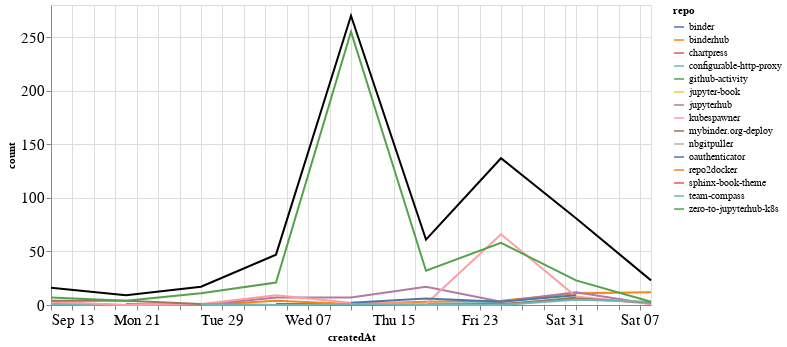

The cell this chart's notebook holds for it:
### Markdown cell above
## Comments

### Code cell
comments_time = comments.groupby('repo').resample('W', on='createdAt').count()['author'].reset_index()
comments_time = comments_time.rename(columns={'author': 'count'})
comments_time_total = comments_time.groupby('createdAt').agg({"count": "sum"}).reset_index()
ch1 = alt.Chart(comments_time, width=600).mark_line().encode(
    x='createdAt',
    y='count',
    color='repo',
    tooltip="repo"
)

ch2 = alt.Chart(comments_time_total, width=600).mark_line(color="black").encode(
    x='createdAt',
    y='count',
)

ch1 + ch2

### Figure 1 — Vega-Lite specification as saved in the notebook (floating-point values rounded to 4 significant figures)
{"config": {"axisLeft": {"labelFontSize": 15}, "axisBottom": {"labelFontSize": 15}}, "layer": [{"data": {"name": "data-29c5e08b58ae4009f700bb90551a7f9b"}, "mark": "line", "encoding": {"color": {"type": "nominal", "field": "repo"}, "tooltip": {"type": "nominal", "field": "repo"}, "x": {"type": "temporal", "field": "createdAt"}, "y": {"type": "quantitative", "field": "count"}}, "width": 600}, {"data": {"name": "data-219106eebb6dd1e0ad004cb71c6d06fe"}, "mark": {"type": "line", "color": "black"}, "encoding": {"x": {"type": "temporal", "field": "createdAt"}, "y": {"type": "quantitative", "field": "count"}}, "width": 600}], "$schema": "https://vega.github.io/schema/vega-lite/v4.8.1.json", "datasets": {"data-29c5e08b58ae4009f700bb90551a7f9b": [{"repo": "binder", "createdAt": "2020-10-04T00:00:00", "count": 1}, {"repo": "binder", "createdAt": "2020-10-11T00:00:00", "count": 1}, {"repo": "binder", "createdAt": "2020-10-18T00:00:00", "count": 1}, {"repo": "binderhub", "createdAt": "2020-09-13T00:00:00", "count": 1}, {"repo": "binderhub", "createdAt": "2020-09-20T00:00:00", "count": 0}, {"repo": "binderhub", "createdAt": "2020-09-27T00:00:00", "count": 0}, {"repo": "binderhub", "createdAt": "2020-10-04T00:00:00", "count": 4}, {"repo": "binderhub", "createdAt": "2020-10-11T00:00:00", "count": 1}, {"repo": "binderhub", "createdAt": "2020-10-18T00:00:00", "count": 3}, {"repo": "binderhub", "createdAt": "2020-10-25T00:00:00", "count": 4}, {"repo": "binderhub", "createdAt": "2020-11-01T00:00:00", "count": 11}, {"repo": "binderhub", "createdAt": "2020-11-08T00:00:00", "count": 12}, {"repo": "chartpress", "createdAt": "2020-11-08T00:00:00", "count": 1}, {"repo": "configurable-http-proxy", "createdAt": "2020-09-13T00:00:00", "count": 1}, {"repo": "configurable-http-proxy", "createdAt": "2020-09-20T00:00:00", "count": 0}, {"repo": "configurable-http-proxy", "createdAt": "2020-09-27T00:00:00", "count": 0}, {"repo": "configurable-http-proxy", "createdAt": "2020-10-04T00:00:00", "count": 0}, {"repo": "configurable-http-proxy", "createdAt": "2020-10-11T00:00:00", "count": 0}, {"repo": "configurable-http-proxy", "createdAt": "2020-10-18T00:00:00", "count": 1}, {"repo": "configurable-http-proxy", "createdAt": "2020-10-25T00:00:00", "count": 2}, {"repo": "github-activity", "createdAt": "2020-10-11T00:00:00", "count": 1}, {"repo": "github-activity", "createdAt": "2020-10-18T00:00:00", "count": 0}, {"repo": "github-activity", "createdAt": "2020-10-25T00:00:00", "count": 0}, {"repo": "github-activity", "createdAt": "2020-11-01T00:00:00", "count": 7}, {"repo": "jupyter-book", "createdAt": "2020-10-04T00:00:00", "count": 2}, {"repo": "jupyterhub", "createdAt": "2020-09-20T00:00:00", "count": 1}, {"repo": "jupyterhub", "createdAt": "2020-09-27T00:00:00", "count": 0}, {"repo": "jupyterhub", "createdAt": "2020-10-04T00:00:00", "count": 7}, {"repo": "jupyterhub", "createdAt": "2020-10-11T00:00:00", "count": 7}, {"repo": "jupyterhub", "createdAt": "2020-10-18T00:00:00", "count": 17}, {"repo": "jupyterhub", "createdAt": "2020-10-25T00:00:00", "count": 3}, {"repo": "jupyterhub", "createdAt": "2020-11-01T00:00:00", "count": 12}, {"repo": "jupyterhub", "createdAt": "2020-11-08T00:00:00", "count": 1}, {"repo": "kubespawner", "createdAt": "2020-09-13T00:00:00", "count": 3}, {"repo": "kubespawner", "createdAt": "2020-09-20T00:00:00", "count": 0}, {"repo": "kubespawner", "createdAt": "2020-09-27T00:00:00", "count": 1}, {"repo": "kubespawner", "createdAt": "2020-10-04T00:00:00", "count": 9}, {"repo": "kubespawner", "createdAt": "2020-10-11T00:00:00", "count": 2}, {"repo": "kubespawner", "createdAt": "2020-10-18T00:00:00", "count": 1}, {"repo": "kubespawner", "createdAt": "2020-10-25T00:00:00", "count": 66}, {"repo": "kubespawner", "createdAt": "2020-11-01T00:00:00", "count": 8}, {"repo": "kubespawner", "createdAt": "2020-11-08T00:00:00", "count": 1}, {"repo": "mybinder.org-deploy", "createdAt": "2020-09-13T00:00:00", "count": 4}, {"repo": "mybinder.org-deploy", "createdAt": "2020-09-20T00:00:00", "count": 4}, {"repo": "mybinder.org-deploy", "createdAt": "2020-09-27T00:00:00", "count": 1}, {"repo": "mybinder.org-deploy", "createdAt": "2020-10-04T00:00:00", "count": 0}, {"repo": "mybinder.org-deploy", "createdAt": "2020-10-11T00:00:00", "count": 0}, {"repo": "mybinder.org-deploy", "createdAt": "2020-10-18T00:00:00", "count": 0}, {"repo": "mybinder.org-deploy", "createdAt": "2020-10-25T00:00:00", "count": 1}, {"repo": "mybinder.org-deploy", "createdAt": "2020-11-01T00:00:00", "count": 6}, {"repo": "mybinder.org-deploy", "createdAt": "2020-11-08T00:00:00", "count": 2}, {"repo": "nbgitpuller", "createdAt": "2020-10-04T00:00:00", "count": 3}, {"repo": "oauthenticator", "createdAt": "2020-10-11T00:00:00", "count": 2}, {"repo": "oauthenticator", "createdAt": "2020-10-18T00:00:00", "count": 6}, {"repo": "oauthenticator", "createdAt": "2020-10-25T00:00:00", "count": 3}, {"repo": "oauthenticator", "createdAt": "2020-11-01T00:00:00", "count": 9}, {"repo": "repo2docker", "createdAt": "2020-09-27T00:00:00", "count": 1}, {"repo": "sphinx-book-theme", "createdAt": "2020-09-27T00:00:00", "count": 2}, {"repo": "team-compass", "createdAt": "2020-09-27T00:00:00", "count": 1}, {"repo": "team-compass", "createdAt": "2020-10-04T00:00:00", "count": 0}, {"repo": "team-compass", "createdAt": "2020-10-11T00:00:00", "count": 1}, {"repo": "team-compass", "createdAt": "2020-10-18T00:00:00", "count": 0}, {"repo": "team-compass", "createdAt": "2020-10-25T00:00:00", "count": 0}, {"repo": "team-compass", "createdAt": "2020-11-01T00:00:00", "count": 5}, {"repo": "team-compass", "createdAt": "2020-11-08T00:00:00", "count": 3}, {"repo": "zero-to-jupyterhub-k8s", "createdAt": "2020-09-13T00:00:00", "count": 7}, {"repo": "zero-to-jupyterhub-k8s", "createdAt": "2020-09-20T00:00:00", "count": 4}, {"repo": "zero-to-jupyterhub-k8s", "createdAt": "2020-09-27T00:00:00", "count": 11}, {"repo": "zero-to-jupyterhub-k8s", "createdAt": "2020-10-04T00:00:00", "count": 21}, {"repo": "zero-to-jupyterhub-k8s", "createdAt": "2020-10-11T00:00:00", "count": 255}, {"repo": "zero-to-jupyterhub-k8s", "createdAt": "2020-10-18T00:00:00", "count": 32}, {"repo": "zero-to-jupyterhub-k8s", "createdAt": "2020-10-25T00:00:00", "count": 58}, {"repo": "zero-to-jupyterhub-k8s", "createdAt": "2020-11-01T00:00:00", "count": 23}, {"repo": "zero-to-jupyterhub-k8s", "createdAt": "2020-11-08T00:00:00", "count": 3}], "data-219106eebb6dd1e0ad004cb71c6d06fe": [{"createdAt": "2020-09-13T00:00:00", "count": 16}, {"createdAt": "2020-09-20T00:00:00", "count": 9}, {"createdAt": "2020-09-27T00:00:00", "count": 17}, {"createdAt": "2020-10-04T00:00:00", "count": 47}, {"createdAt": "2020-10-11T00:00:00", "count": 270}, {"createdAt": "2020-10-18T00:00:00", "count": 61}, {"createdAt": "2020-10-25T00:00:00", "count": 137}, {"createdAt": "2020-11-01T00:00:00", "count": 81}, {"createdAt": "2020-11-08T00:00:00", "count": 23}]}}
